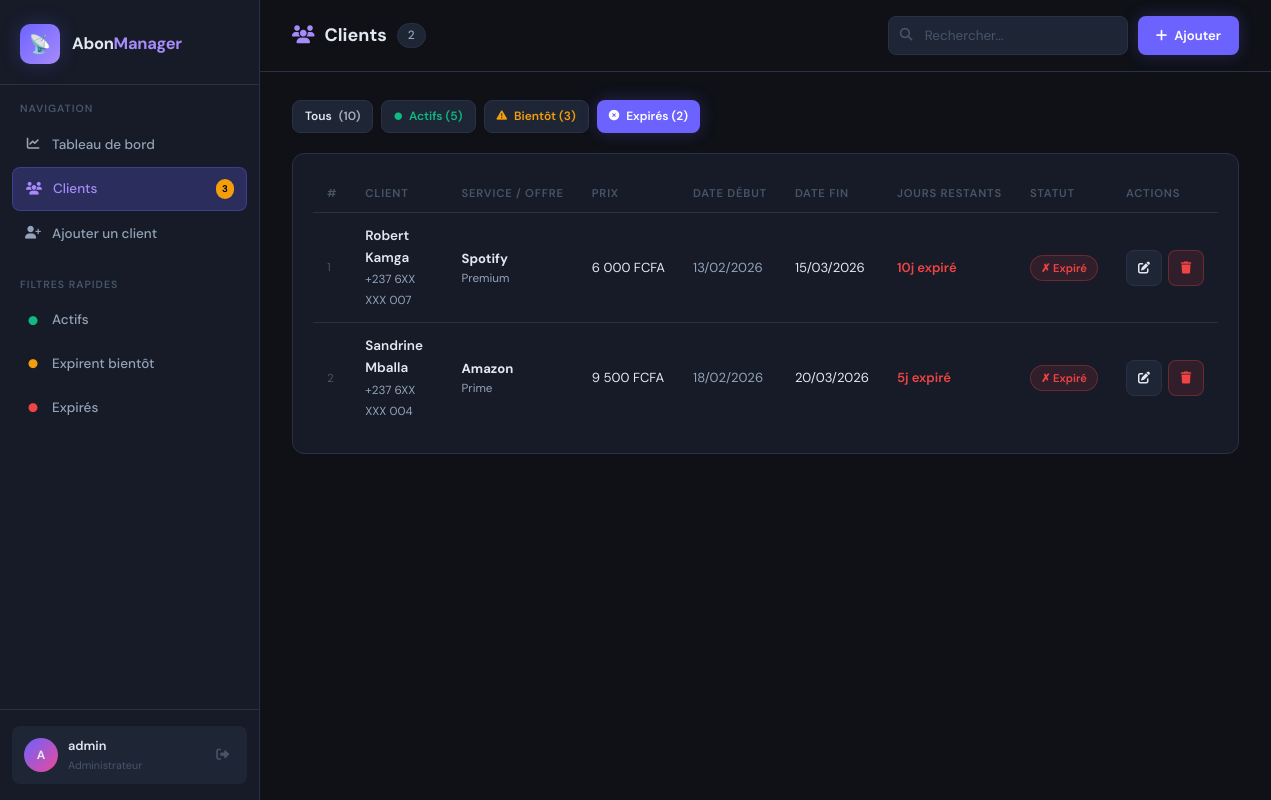
Screenshot of /clients.php?filtre=expire (signed in) with the database file from the repository.
### tables this page shows
CREATE TABLE IF NOT EXISTS clients (
    id          INT AUTO_INCREMENT PRIMARY KEY,
    nom         VARCHAR(150) NOT NULL,
    telephone   VARCHAR(30)  NOT NULL,
    service     VARCHAR(100) NOT NULL,        
    offre       VARCHAR(100) NOT NULL,        
    prix        DECIMAL(10,2) NOT NULL DEFAULT 0.00,
    date_debut  DATE NOT NULL,
    date_fin    DATE NOT NULL,                
    statut      ENUM('actif','expire','expire_bientot') NOT NULL DEFAULT 'actif',
    created_at  TIMESTAMP DEFAULT CURRENT_TIMESTAMP,
    updated_at  TIMESTAMP DEFAULT CURRENT_TIMESTAMP ON UPDATE CURRENT_TIMESTAMP
);

### clients.php (the view, shortened to what this page needs)
<?php
require_once __DIR__ . '/includes/functions.php';
$search = trim($_GET['q']      ?? '');
$filtre = trim($_GET['filtre'] ?? '');
$clients = getClients($search, $filtre);
$stats   = getStatistiques();
?>
<!DOCTYPE html>
<html lang="fr">
<head>
    <link rel="stylesheet" href="https://cdnjs.cloudflare.com/ajax/libs/font-awesome/6.5.0/css/all.min.css">
    <link rel="stylesheet" href="/abonnement-app/css/style.css">
</head>
<body>
<div class="app-wrapper">
    <?php include __DIR__ . '/includes/sidebar.php'; ?>
    <main class="main-content">
        <div class="topbar">
            <div class="page-title">
                <i class="fas fa-users"></i>
                Clients
                <span style="font-size:0.8rem;font-weight:500;color:var(--text2);
                    background:var(--bg3);border:1px solid var(--border);
                    padding:2px 10px;border-radius:99px">
                    <?= count($clients) ?>
                </span>
            </div>
            <div class="topbar-actions">
                <form method="GET" action="" style="display:flex;gap:8px;align-items:center">
                    <div class="search-bar">
                        <i class="fas fa-magnifying-glass"></i>
                        <input
                            type="text"
                            name="q"
                            id="searchInput"
                            class="form-control"
                            placeholder="Rechercher..."
                            value="<?= htmlspecialchars($search) ?>"
                        >
                    </div>
                </form>
                <a href="/abonnement-app/ajouter_client.php" class="btn btn-primary">
                    <i class="fas fa-plus"></i>
                    <span>Ajouter</span>
                </a>
            </div>
        </div>
        <div class="page-body">
            <div style="display:flex;gap:8px;margin-bottom:20px;flex-wrap:wrap">
                <a href="/abonnement-app/clients.php<?= $search ? '?q='.urlencode($search) : '' ?>"
                   class="btn btn-sm <?= !$filtre ? 'btn-primary' : 'btn-secondary' ?>">
                    Tous <span style="opacity:0.7">(<?= $stats['total'] ?>)</span>
                </a>
                <a href="/abonnement-app/clients.php?filtre=actif<?= $search ? '&q='.urlencode($search) : '' ?>"
                   class="btn btn-sm <?= $filtre==='actif' ? 'btn-primary' : 'btn-secondary' ?>"
                   style="<?= $filtre==='actif' ? '' : 'color:var(--green)' ?>">
                    <i class="fas fa-circle" style="font-size:0.5rem"></i>
                    Actifs (<?= $stats['actifs'] ?>)
                </a>
                <a href="/abonnement-app/clients.php?filtre=expire_bientot<?= $search ? '&q='.urlencode($search) : '' ?>"
                   class="btn btn-sm <?= $filtre==='expire_bientot' ? 'btn-primary' : 'btn-secondary' ?>"
                   style="<?= $filtre==='expire_bientot' ? '' : 'color:var(--orange)' ?>">
                    <i class="fas fa-triangle-exclamation" style="font-size:0.7rem"></i>
                    Bientôt (<?= $stats['expire_bientot'] ?>)
                </a>
                <a href="/abonnement-app/clients.php?filtre=expire<?= $search ? '&q='.urlencode($search) : '' ?>"
                   class="btn btn-sm <?= $filtre==='expire' ? 'btn-primary' : 'btn-secondary' ?>"
                   style="<?= $filtre==='expire' ? '' : 'color:var(--red)' ?>">
                    <i class="fas fa-circle-xmark" style="font-size:0.7rem"></i>
                    Expirés (<?= $stats['expires'] ?>)
                </a>
            </div>
            <div class="card fade-in">
                <div class="table-wrapper">
                    <?php if (count($clients) > 0): ?>
                        <table>
                            <thead>
                                <tr>
                                    <th>#</th>
                                    <th>Client</th>
                                    <th>Service / Offre</th>
                                    <th>Prix</th>
                                    <th>Date début</th>
                                    <th>Date fin</th>
                                    <th>Jours restants</th>
                                    <th>Statut</th>
                                    <th>Actions</th>
                                </tr>
                            </thead>
                            <tbody>
                                <?php foreach ($clients as $index => $client): ?>
                                    <?php
                                    $now   = new DateTime();
                                    $fin   = new DateTime($client['date_fin']);
                                    $diff  = (int) $now->diff($fin)->format('%r%a');
                                    $jCls  = $diff < 0 ? 'jours-expire' : ($diff <= 3 ? 'jours-alerte' : 'jours-ok');
                                    ?>
                                    <tr data-searchable="<?= htmlspecialchars(strtolower($client['nom'].' '.$client['telephone'].' '.$client['service'])) ?>">
                                        <td style="color:var(--text3);font-size:0.78rem">
                                            <?= $index + 1 ?>
                                        </td>
                                        <td class="td-nom">
                                            <strong><?= htmlspecialchars($client['nom']) ?></strong>
                                            <span><?= htmlspecialchars($client['telephone']) ?></span>
                                        </td>
                                        <td>
                                            <strong><?= htmlspecialchars($client['service']) ?></strong>
                                            <span style="display:block;font-size:0.78rem;color:var(--text2)">
                                                <?= htmlspecialchars($client['offre']) ?>
                                            </span>
                                        </td>
                                        <td style="font-variant-numeric:tabular-nums;white-space:nowrap">
                                            <?= formatPrix((float)$client['prix']) ?>
                                        </td>
                                        <td style="color:var(--text2);white-space:nowrap">
                                            <?= date('d/m/Y', strtotime($client['date_debut'])) ?>
                                        </td>
                                        <td style="white-space:nowrap">
                                            <?= date('d/m/Y', strtotime($client['date_fin'])) ?>
                                        </td>
                                        <td>
                                            <span class="<?= $jCls ?>">
                                                <?= joursRestants($client['date_fin']) ?>
                                            </span>
                                        </td>
                                        <td><?= badgeStatut($client['statut']) ?></td>
                                        <td>
                                            <div style="display:flex;gap:6px">
                                                <a href="/abonnement-app/modifier_client.php?id=<?= $client['id'] ?>"
                                                   class="btn btn-secondary btn-icon btn-sm"
                                                   title="Modifier">
                                                    <i class="fas fa-pen-to-square"></i>
                                                </a>
                                                <button
                                                    class="btn btn-danger btn-icon btn-sm"
                                                    data-delete-id="<?= $client['id'] ?>"
                                                    data-delete-name="<?= htmlspecialchars($client['nom']) ?>"
                                                    title="Supprimer">
                                                    <i class="fas fa-trash"></i>
                                                </button>
                                            </div>
                                        </td>
                                    </tr>
                                <?php endforeach; ?>
                            </tbody>
                        </table>
                    <?php endif; ?>
                </div>
            </div>
        </div>
    </main>
</div>
</body>
</html>

### includes/functions.php (shortened to what this page needs)
<?php
function getStatistiques(): array {
    $db = getDB();
    $stats = [];
    $stats['total']           = $db->query("SELECT COUNT(*) FROM clients")->fetchColumn();
    $stats['actifs']          = $db->query("SELECT COUNT(*) FROM clients WHERE statut = 'actif'")->fetchColumn();
    $stats['expires']         = $db->query("SELECT COUNT(*) FROM clients WHERE statut = 'expire'")->fetchColumn();
    $stats['expire_bientot']  = $db->query("SELECT COUNT(*) FROM clients WHERE statut = 'expire_bientot'")->fetchColumn();
    $stats['revenus']         = $db->query("SELECT COALESCE(SUM(prix), 0) FROM clients WHERE statut IN ('actif','expire_bientot')")->fetchColumn();
    $stats['nouveaux_mois']   = $db->query("SELECT COUNT(*) FROM clients WHERE MONTH(created_at) = MONTH(CURDATE()) AND YEAR(created_at) = YEAR(CURDATE())")->fetchColumn();
    return $stats;
}
function getClients(string $search = '', string $filtre = ''): array {
    $db = getDB();
    $sql    = "SELECT * FROM clients WHERE 1=1";
    $params = [];
    if ($filtre && in_array($filtre, ['actif','expire','expire_bientot'])) {
        $sql     .= " AND statut = ?";
        $params[] = $filtre;
    }
    $sql .= " ORDER BY date_fin ASC";
    $stmt = $db->prepare($sql);
    $stmt->execute($params);
    return $stmt->fetchAll();
}
function formatPrix(float $prix): string {
    return number_format($prix, 0, ',', ' ') . ' FCFA';
}
function badgeStatut(string $statut): string {
    return match($statut) {
        'actif'           => '<span class="badge badge-actif">✓ Actif</span>',
        'expire'          => '<span class="badge badge-expire">✗ Expiré</span>',
        'expire_bientot'  => '<span class="badge badge-alerte">⚡ Bientôt</span>',
        default           => '<span class="badge">Inconnu</span>',
    };
}
function joursRestants(string $date_fin): string {
    $aujourd_hui = new DateTime();
    $fin         = new DateTime($date_fin);
    $diff        = (int) $aujourd_hui->diff($fin)->format('%r%a');
    if ($diff < 0)  return abs($diff) . 'j expiré';
    return $diff . ' jours';
}

### css/style.css (style rules this page uses)
:root { --bg: #0f1117; --bg2: #161b27; --bg3: #1e2535; --border: #2a3147; --accent: #6c63ff; --accent2: #a78bfa; --accent-glow: rgba(108, 99, 255, 0.25); --green: #10b981; --green-bg: rgba(16, 185, 129, 0.12); --red: #ef4444; --red-bg: rgba(239, 68, 68, 0.12); --orange: #f59e0b; --orange-bg: rgba(245, 158, 11, 0.12); --blue: #3b82f6; --blue-bg: rgba(59, 130, 246, 0.12); --text: #e2e8f0; --text2: #94a3b8; --text3: #475569; --sidebar-w: 260px; --radius: 12px; --radius-sm: 8px; --shadow: 0 4px 24px rgba(0,0,0,0.4); --transition: all 0.2s ease; --font-main: 'DM Sans', sans-serif; --font-mono: 'JetBrains Mono', monospace; }
*, *::before, *::after { box-sizing: border-box; margin: 0; padding: 0; }
html { font-size: 15px; }
body { font-family: var(--font-main); background: var(--bg); color: var(--text); min-height: 100vh; line-height: 1.6; -webkit-font-smoothing: antialiased; }
a { color: var(--accent2); text-decoration: none; }
.app-wrapper { display: flex; min-height: 100vh; }
.main-content { flex: 1; margin-left: var(--sidebar-w); min-height: 100vh; display: flex; flex-direction: column; transition: var(--transition); }
.page-body { padding: 28px 32px; flex: 1; }
.topbar { padding: 16px 32px; border-bottom: 1px solid var(--border); background: var(--bg); display: flex; align-items: center; justify-content: space-between; position: sticky; top: 0; z-index: 50; backdrop-filter: blur(8px); }
.page-title { font-size: 1.2rem; font-weight: 700; display: flex; align-items: center; gap: 10px; }
.page-title i { color: var(--accent2); }
.topbar-actions { display: flex; gap: 10px; align-items: center; }
.btn { display: inline-flex; align-items: center; gap: 7px; padding: 9px 18px; border-radius: var(--radius-sm); font-size: 0.875rem; font-weight: 600; font-family: var(--font-main); cursor: pointer; border: none; transition: var(--transition); text-decoration: none; white-space: nowrap; }
.btn-primary { background: var(--accent); color: #fff; box-shadow: 0 0 16px var(--accent-glow); }
.btn-secondary { background: var(--bg3); color: var(--text); border: 1px solid var(--border); }
.btn-danger { background: var(--red-bg); color: var(--red); border: 1px solid rgba(239,68,68,0.3); }
.btn-sm { padding: 6px 12px; font-size: 0.8rem; }
.btn-icon { padding: 8px; width: 36px; height: 36px; justify-content: center; }
.card { background: var(--bg2); border: 1px solid var(--border); border-radius: var(--radius); padding: 20px; }
.table-wrapper { overflow-x: auto; }
table { width: 100%; border-collapse: collapse; font-size: 0.875rem; }
thead th { text-align: left; padding: 10px 14px; color: var(--text3); font-size: 0.75rem; font-weight: 600; text-transform: uppercase; letter-spacing: 0.8px; border-bottom: 1px solid var(--border); white-space: nowrap; }
tbody tr { border-bottom: 1px solid var(--border); transition: var(--transition); }
tbody tr:last-child { border-bottom: none; }
tbody td { padding: 12px 14px; vertical-align: middle; }
.td-nom strong { display: block; font-weight: 600; font-size: 0.9rem; }
.td-nom span { font-size: 0.78rem; color: var(--text2); }
.badge { display: inline-flex; align-items: center; gap: 4px; padding: 3px 10px; border-radius: 99px; font-size: 0.75rem; font-weight: 600; white-space: nowrap; }
.badge-expire { background: var(--red-bg); color: var(--red); border: 1px solid rgba(239,68,68,0.3); }
.form-control { padding: 10px 14px; background: var(--bg3); border: 1px solid var(--border); border-radius: var(--radius-sm); color: var(--text); font-size: 0.9rem; font-family: var(--font-main); transition: var(--transition); outline: none; }
.form-control::placeholder { color: var(--text3); }
.search-bar { position: relative; display: flex; align-items: center; }
.search-bar i { position: absolute; left: 12px; color: var(--text3); font-size: 0.85rem; }
.search-bar input { padding-left: 36px; width: 240px; }
.jours-expire { color: var(--red); font-weight: 600; }
.fade-in { animation: fadeIn 0.3s ease both; }

### rows the page displays
clients: nom "Robert Kamga", telephone "+237 6XX XXX 007", service "Spotify", offre "Premium", prix "6 000 FCFA", date_debut "13/02/2026", date_fin "15/03/2026", date_fin "10j expiré", statut "✗ Expiré"
clients: nom "Sandrine Mballa", telephone "+237 6XX XXX 004", service "Amazon", offre "Prime", prix "9 500 FCFA", date_debut "18/02/2026", date_fin "20/03/2026", date_fin "5j expiré", statut "✗ Expiré"

### other values shown
$alertes_count "3"
substr($_SESSION['admin_username'] ?? 'A', 0, 1) "A"
$_SESSION['admin_username'] "admin"
count($clients) "2"
$stats['total'] "10"
$stats['actifs'] "5"
$stats['expire_bientot'] "3"
$stats['expires'] "2"
